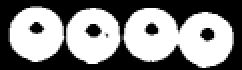
#> input picture att_2_motion_detection/exps/230_47_121_35_1552309842.126161.png, 121 x 35 px (shown 2 times larger)
$ python morphlogy.py   (older library calls are emulated)
#> lines starting #> are read from the running program, lines starting #| are printed output that depends on the picture; after the words box and inside, x2 and y2 are one past the last pixel; in counts of white or black regions, pixels touching at a corner belong together
### cv_named_window.py
import os
import cv2
import time


# TODO: select ROI
# TODO: save ROI to file

class CvNamedWindow:
    class ROI:
        def __init__(self, wnd, roiSelectedEvent):
            self.__wnd = wnd
            self.__roi = None
            self.__roiSelectedEvent = roiSelectedEvent

        # [4 lines left out: function __isEmpty, not called in this run]

        def clear(self, redraw=True):
            self.__roi = None
            if redraw:
                self.__wnd.redraw()

        # [56 lines left out: functions select, _imageRoi, draw, save, create, _createWindowsFromDict, not called in this run]

    def __init__(self, winname=None, flags=1, mouse_callback=None, roiSelectedEvent=None):
        defaultFlags = cv2.WINDOW_AUTOSIZE | cv2.WINDOW_KEEPRATIO | cv2.WINDOW_GUI_EXPANDED

        self.winname = winname or f'unnamed-{time.time()}'
        self.win_flags = flags if flags is not None else defaultFlags
        self.current_img = None
        self.roi = self.ROI(self, roiSelectedEvent)
        self.mouse_callback = mouse_callback
        self.window_created = False

    def imshow(self, img):
        self.__ensureWndCreated()
        self.current_img = img
        self.roi.clear(redraw=False)
        self.redraw()

    def redraw(self, img=None):
        if img is None:
            img = self.current_img
        if img is not None:
            cv2.imshow(self.winname, img)

    def __ensureWndCreated(self):
        if not self.window_created:
            cv2.namedWindow(self.winname, flags=self.win_flags)
            self._reinitMouseCallback()
            self.window_created = True

    # [14 lines left out: function __mouse_callback, not called in this run]

    def setTitleStatus(self, status):
        title = f'{self.winname} ({status})' if status else self.winname
        cv2.setWindowTitle(self.winname, title)

    def _reinitMouseCallback(self):
        cv2.setMouseCallback(self.winname, self.__mouse_callback)

    def destroy(self):
        cv2.destroyWindow(self.winname)


# [7 lines left out: function imshow, not called in this run]


def cvWaitKeys(*keys):
    if len(keys) == 0:  # wait any key
        return cv2.waitKey()
    keys = [_keyCode(k) for k in keys]
    while True:
        key = cv2.waitKey()
        if key == -1 or key in keys:
            return key


def _keyCode(key):
    return ord(key) if isinstance(key, str) else key

### utils.py
import os
from threading import Timer
import colorsys
import math
import cv2
import numpy as np
import random
import time
from contextlib import contextmanager


def int_to_str(val):
    return f'{val}'


# [45 lines left out: functions timeit, timeit_once, timeit_context, debounce, not called in this run]


def file_dir(file=None):
    file = file if file else __file__
    return os.path.dirname(os.path.realpath(file))


# [12 lines left out: functions save_images, first_or_default, not called in this run]


def put_frame_pos(frame, frame_pos, xy=(5, 25)):
    cv2.putText(frame, f'Frame: {frame_pos}', xy, cv2.FONT_HERSHEY_SIMPLEX, 1, (0, 0, 255), 2)
    return frame


# [14 lines left out: functions imshow, make_n_colors, not called in this run]


def random_color():
    return rand255(), rand255(), rand255()


def rand255():
    return round(random.random() * 255)


def imread_rgb(file):
    return cv2.cvtColor(cv2.imread(file), cv2.COLOR_BGR2RGB)


# [56 lines left out: functions rotate_around_point, take_n_points, polygon_polygon_test, centroid, intt, not called in this run]


def box_to_ellipse(center, axes, angle):
    return center, (axes[0] / 2, axes[1] / 2), angle


# [4 lines left out: function normalize_contour, not called in this run]


def normalize_contours(contours):
    return [normalize_contour(contour) for contour in contours]


def ellipseF2PolyRounded(center, axes, angle, arc_start, arc_end, delta):
    pts = ellipseF2Poly(center, axes, angle, arc_start, arc_end, delta)
    return np.round(pts, decimals=0, out=pts)  # .astype(np.int32)


# [26 lines left out: functions ellipseF2Poly, rotate, not called in this run]

# [85 lines of commented-out code are left out]

### att_2_motion_detection/exps/morphlogy.py
import cv2
import numpy as np
from cv_named_window import CvNamedWindow as Wnd, cvWaitKeys as waitKeys
import utils


# TODO:
#   - opening
#   - closing
def testImage():
    img = np.zeros((300, 400), np.uint8)
    cv2.ellipse(img, (100, 100), (50, 30), 0, 0, 360, 255, -1)
    cv2.ellipse(img, (100, 100), (20, 10), 0, 0, 360, 0, -1)

    cv2.ellipse(img, (197, 100), (50, 30), 0, 0, 360, 255, -1)
    cv2.ellipse(img, (197, 250), (5, 3), 0, 0, 360, 255, -1)
    return img


def realImage():
    imread = cv2.imread('230_47_121_35_1552309842.126161.png', flags=cv2.IMREAD_GRAYSCALE)
#> imread is the input picture: shape (35, 121); min 0, max 255, mean 133.5
    return cv2.threshold(imread, 1, 255, cv2.THRESH_BINARY)[1]
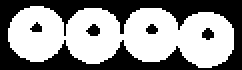
#> returned value: shape (35, 121) (shown 2 times larger); 56.8% white; 5 black regions, box (x1, y1, x2, y2) and area: (0, 0, 121, 35) 1732, (43, 12, 50, 18) 29, (101, 14, 107, 20) 26, (73, 12, 79, 17) 22, (15, 11, 21, 16) 20


class Segmenter:
    def __init__(self):
        self._labels = None
        self._mask = None
        self._distTransform = None
        self._thresh = None
        self._sureFg = None
        self._unknown = None
        self._bgr = None

    def segment(self, binaryImage):
        # fill holes
        if self._labels is None:
            self._labels = np.empty(binaryImage.shape, np.int32)
        cnt, labels = cv2.connectedComponents(binaryImage, ltype=cv2.CV_32S, labels=self._labels)
#> cnt = 2

        cv2.floodFill(labels, None, (0, 0), cnt)  # fill main background
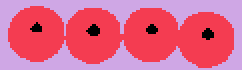
#> labels: shape (35, 121) int32 (shown 2 times larger); 3 distinct labels, from 0 to 2; one colour per label, 0 black
        mask = np.equal(labels, 0, out=self._mask)
        binaryImage[mask] = 255
#> binaryImage: shape (35, 121); 59.1% white; 1 black region, box (x1, y1, x2, y2) and area: (0, 0, 121, 35) 1732

        # prepare sure FG:
        distTransform = cv2.distanceTransform(binaryImage, cv2.DIST_L1, 3, dst=self._distTransform, dstType=cv2.CV_8U)
        _, sureFg = cv2.threshold(distTransform, 0.8 * distTransform.max(), 255, cv2.THRESH_BINARY, dst=self._thresh)
#> sureFg: shape (35, 121); 3.9% white; 4 white regions, box (x1, y1, x2, y2) and area: (96, 17, 106, 23) 50, (71, 15, 82, 20) 41, (15, 14, 22, 20) 38, (43, 15, 51, 21) 38
        # [4 lines of commented-out code are left out]

        unknown = cv2.subtract(binaryImage, sureFg, dst=self._unknown)

        cnt, markers = cv2.connectedComponents(sureFg, labels=self._labels)
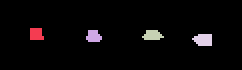
#> markers: shape (35, 121) int32 (shown 2 times larger); 5 distinct labels, from 0 to 4; one colour per label, 0 black
#> cnt = 5

        cv2.add(markers, 1, dst=markers)  # background should be 1
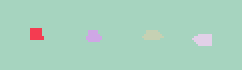
#> markers: shape (35, 121) int32 (shown 2 times larger); 5 distinct labels, from 1 to 5; one colour per label, 0 black

        mask = np.equal(unknown, 255, out=self._mask)
        markers[mask] = 0  # label unknown regions with 0
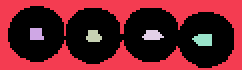
#> markers: shape (35, 121) int32 (shown 2 times larger); 6 distinct labels, from 0 to 5; one colour per label, 0 black

        bgrImg = cv2.cvtColor(binaryImage, cv2.COLOR_GRAY2BGR, dst=self._bgr)
        markers = cv2.watershed(bgrImg, markers)
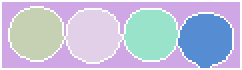
#> markers: shape (35, 121) int32 (shown 2 times larger); 6 distinct labels, from -1 to 5; one colour per label, 0 black, -1 white
        return markers

    def markersToDisplayImage(self, markers):
        disp = np.zeros([*markers.shape[:2], 3], np.uint8)
        for m in np.unique(markers):
            if m in (-1, 1):
                continue
            rr, cc = np.where(markers == m)
            disp[rr, cc] = utils.random_color()
#> this loop made 6 passes
#> m on pass 1: -1
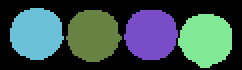
#> disp: shape (35, 121, 3) (shown 2 times larger); mean of channels 0, 1, 2 81.9, 82.6, 60.1; drawn as B, G, R

        return disp


def main():
    # img = testImage()
    img = realImage()

    segmenter = Segmenter()

    # [10 lines of commented-out code are left out]

    markers = segmenter.segment(img.copy())

    wnd = Wnd('labels')
    wnd.imshow(segmenter.markersToDisplayImage(markers))
    waitKeys()
#> (key Esc is pressed here)


if __name__ == '__main__':
    main()
